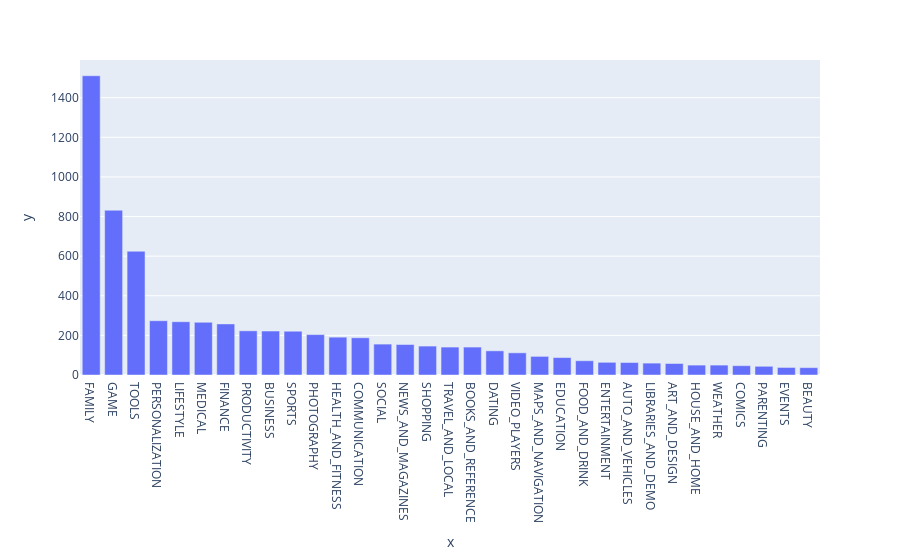

The cell this chart's notebook holds for it:
### Markdown cell above
<p dir=rtl style="direction: rtl;text-align: right;line-height:200%;font-family:vazir;font-size:medium">
<font face="vazir" size=3>
    برای یافتن پاسخ سوالات بالا سلول زیر را پر کنید!
    در سلول زیر ابتدا تعداد رخداد هر دسته را محاسبه کنید سپس برای آن ها 
    نمودار میله ای بکشید.
  </font>
</p>

### Code cell
# Count the number of apps in each 'Category'. 
num_apps_in_category = data['Category'].value_counts()

# Sort num_apps_in_category in descending order based on the count of apps in each category
sorted_num_apps_in_category = num_apps_in_category.sort_values(ascending=False)

bar_figure = px.bar(
        x = num_apps_in_category.index, # index = category name
        y = num_apps_in_category.values, # value = count
)
bar_figure.show()

### Figure 1 — Plotly figure (JSON) as saved in the notebook; plotly's stock layout.template omitted (floating-point values rounded to 4 significant figures)
{"data": [{"alignmentgroup": "True", "hovertemplate": "x=%{x}<br>y=%{y}<extra></extra>", "legendgroup": "", "marker": {"color": "#636efa", "pattern": {"shape": ""}}, "name": "", "offsetgroup": "", "orientation": "v", "showlegend": false, "textposition": "auto", "type": "bar", "x": ["FAMILY", "GAME", "TOOLS", "PERSONALIZATION", "LIFESTYLE", "MEDICAL", "FINANCE", "PRODUCTIVITY", "BUSINESS", "SPORTS", "PHOTOGRAPHY", "HEALTH_AND_FITNESS", "COMMUNICATION", "SOCIAL", "NEWS_AND_MAGAZINES", "SHOPPING", "TRAVEL_AND_LOCAL", "BOOKS_AND_REFERENCE", "DATING", "VIDEO_PLAYERS", "MAPS_AND_NAVIGATION", "EDUCATION", "FOOD_AND_DRINK", "ENTERTAINMENT", "AUTO_AND_VEHICLES", "LIBRARIES_AND_DEMO", "ART_AND_DESIGN", "HOUSE_AND_HOME", "WEATHER", "COMICS", "PARENTING", "EVENTS", "BEAUTY"], "xaxis": "x", "y": [1511, 832, 625, 274, 269, 266, 258, 223, 222, 221, 204, 191, 188, 156, 154, 146, 141, 141, 122, 112, 94, 88, 72, 64, 63, 60, 58, 50, 50, 47, 44, 38, 37], "yaxis": "y"}], "layout": {"barmode": "relative", "legend": {"tracegroupgap": 0}, "margin": {"t": 60}, "xaxis": {"anchor": "y", "domain": [0, 1], "title": {"text": "x"}}, "yaxis": {"anchor": "x", "domain": [0, 1], "title": {"text": "y"}}}}
